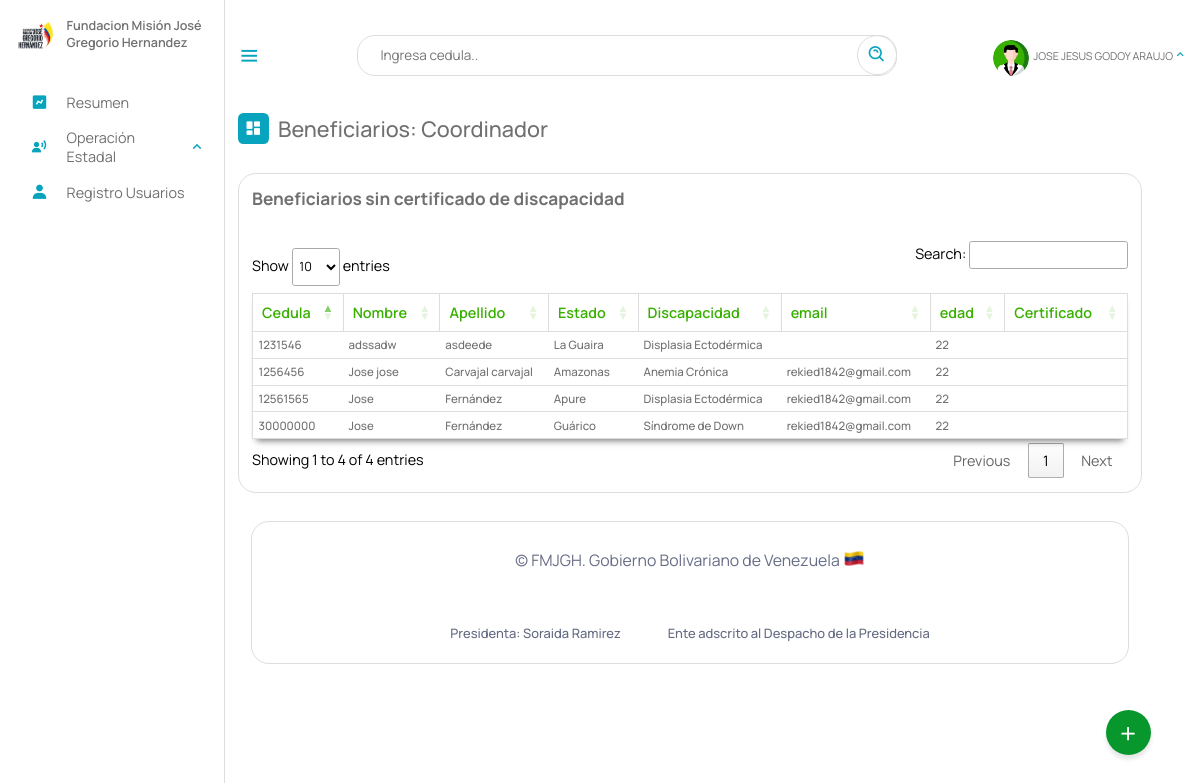
The app's page /Escritorio/sincarnet.php (signed in), older data.
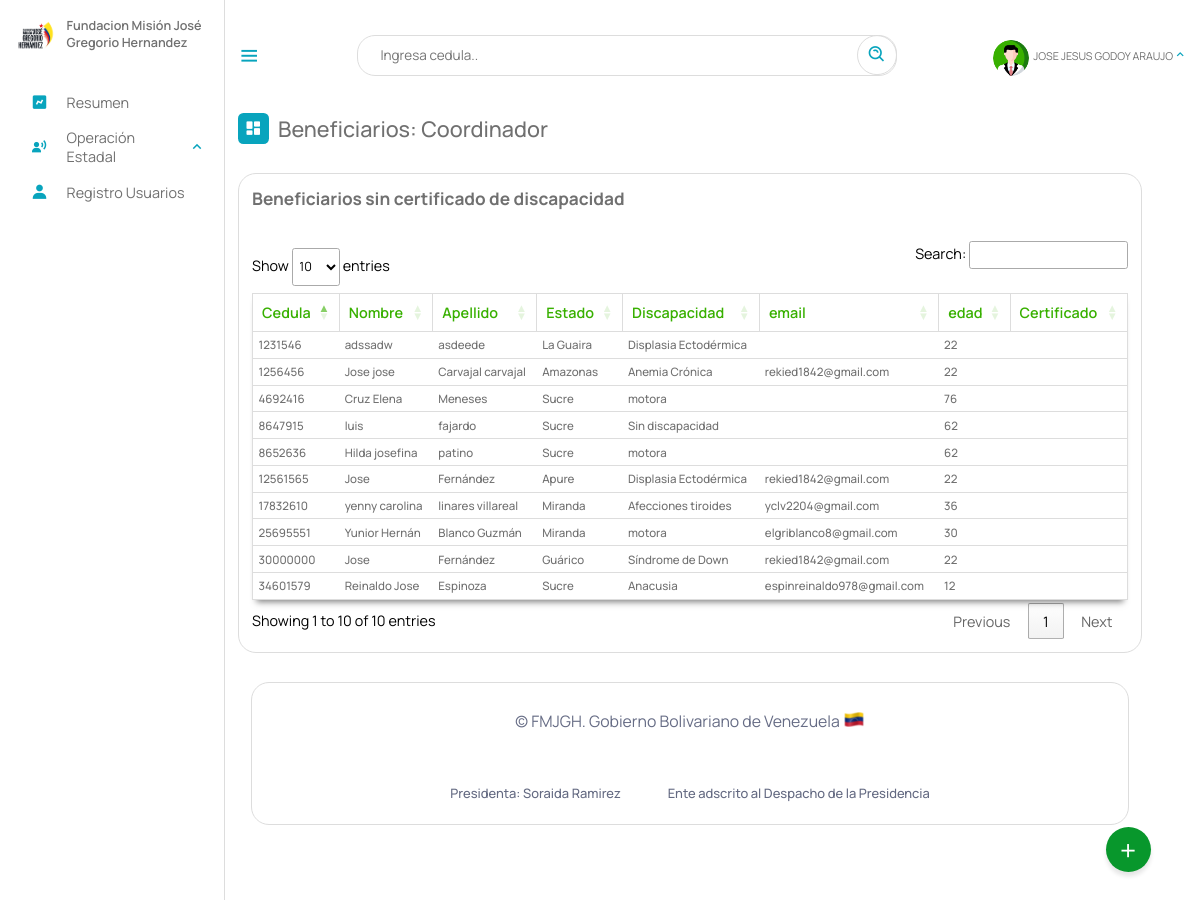
The same page, newer data.
### tables this page shows
CREATE TABLE `beneficiario` (
  `cedula` int(12) NOT NULL,
  `nombre` text NOT NULL,
  `apellido` text NOT NULL,
  `fecha_naci` date NOT NULL,
  `email` varchar(50) NOT NULL,
  `telefono` varchar(12) NOT NULL,
  `nacionalidad` char(2) NOT NULL,
  `edad` int(2) NOT NULL,
  `sexo` char(1) NOT NULL,
  `edo_civil` text NOT NULL,
  `nro_hijo` int(2) DEFAULT NULL,
  `estado` varchar(10) NOT NULL,
  `municipio` varchar(20) NOT NULL,
  `parroquia` varchar(10) NOT NULL,
  `discapacidad` varchar(10) NOT NULL,
  `atencion_solicitada` varchar(10) DEFAULT NULL,
  `certificado` varchar(50) DEFAULT NULL,
  `registrado_por` text DEFAULT NULL,
  `fecha_registro` date NOT NULL,
  PRIMARY KEY (`cedula`),
  KEY `estado` (`estado`),
  KEY `discapacidad` (`discapacidad`),
  KEY `atencion_solicitada` (`atencion_solicitada`),
  KEY `municipio` (`municipio`),
  KEY `parroquia` (`parroquia`),
  CONSTRAINT `beneficiario_ibfk_1` FOREIGN KEY (`estado`) REFERENCES `estados` (`id_estados`) ON DELETE CASCADE,
  CONSTRAINT `beneficiario_ibfk_2` FOREIGN KEY (`municipio`) REFERENCES `municipios` (`id_municipios`) ON DELETE CASCADE,
  CONSTRAINT `beneficiario_ibfk_3` FOREIGN KEY (`parroquia`) REFERENCES `parroquia` (`id`) ON DELETE CASCADE ON UPDATE CASCADE,
  CONSTRAINT `beneficiario_ibfk_4` FOREIGN KEY (`discapacidad`) REFERENCES `discapacid_e` (`id_e`) ON DELETE CASCADE,
  CONSTRAINT `beneficiario_ibfk_5` FOREIGN KEY (`atencion_solicitada`) REFERENCES `tipoatencion` (`id`) ON DELETE CASCADE
);

CREATE TABLE `estados` (
  `id_estados` varchar(10) NOT NULL,
  `nombre_estado` text NOT NULL,
  `codigo` varchar(255) NOT NULL,
  PRIMARY KEY (`id_estados`)
);

CREATE TABLE `discapacid_e` (
  `nombre_e` text NOT NULL,
  `id_e` varchar(10) NOT NULL,
  `general` varchar(10) NOT NULL,
  PRIMARY KEY (`id_e`),
  KEY `general` (`general`),
  CONSTRAINT `discapacid_e_ibfk_1` FOREIGN KEY (`general`) REFERENCES `discapacid` (`id_disca`) ON DELETE CASCADE
);

### php/01-discapacitados.php (called while the page is built, shortened)
<?php
include_once("ManejadorBD.php");
class Discapacitados extends ManejadorBD
{
	private $cnn;
	public function __construct($tipoConexion)
	{
		$this->cnn = parent::conectar($tipoConexion);
	}
	public function consultageneralsincarnet()
	{
		try {
			$stmt = $this->cnn->prepare("SELECT cedula, nombre, apellido, estados.nombre_estado, discapacid_e.nombre_e , telefono, edad, email, certificado FROM `beneficiario` , estados, discapacid_e WHERE certificado = ''and beneficiario.estado = estados.id_estados and beneficiario.discapacidad = discapacid_e.id_e; ");
			$stmt->setFetchMode(PDO::FETCH_ASSOC);
			$stmt->execute();
			return $stmt->fetchAll();
		} catch (PDOException $error) {
			echo "Error: ejecutando consulta SQL." . $error->getMessage();
			exit();
		}
	}
}

### php/ManejadorBD.php (called while the page is built, shortened)
<?php
	class ManejadorBD extends PDO {
		public $srv	= SRV;
		public $usr	= USR;
		public $pas	= PAS;
		public $dbn	= BDN;
		public function conectar($tipoConexion){
			try{
				switch ($tipoConexion) {
				    case 1:
				        $dsn = "mysql:host=$this->srv;dbname=$this->dbn";
				        break;
				}
				$dbh = new PDO($dsn, $this->usr, $this->pas);
    			$dbh->setAttribute(PDO::ATTR_ERRMODE, PDO::ERRMODE_EXCEPTION);
			}catch(PDOException $error){
                echo "Error al Conectar con la Base de Datos: ".$error->getMessage();
                exit();
			}
            $this->conexionBD = $dbh;
			return $this->conexionBD;
		}
	}
?>

### Escritorio/sincarnet.php (the view, shortened to what this page needs)
<?php
include_once("partearriba.php");
?>
<link rel="stylesheet" type="text/css" href="https://cdn.datatables.net/1.11.3/css/jquery.dataTables.min.css">
<div class="dash-contenido">
    <div class="overview">
        <div class="titulo">
            <i class='bx bxs-dashboard'> </i>
            <span class="link-name">Beneficiarios: <?php echo $rol ?></span>
        </div>
    </div>
    <div class="tabla-atencion">
            <h2>Beneficiarios sin certificado de discapacidad</h2>
<br>
            <table>
                <thead>
                    <tr>
                        <th>Cedula</th>
                        <th>Nombre</th>
                        <th>Apellido</th>
                        <th>Estado</th>
                        <th>Discapacidad</th>
                        <th>email</th>
                        <th>edad</th>
                        <th>Certificado</th>
                    </tr>
                </thead>
                <tbody id="scr">
                    <?php
                        include_once("../php/01-discapacitados.php");
                        $aten = new Discapacitados (1);
                        $consulta = $aten->consultageneralsincarnet();
                        if ($consulta){
                        foreach($consulta as $registros){
                     ?>
                    <tr>
                        <td><?php echo $registros["cedula"] ?></td>
                        <td><?php echo $registros["nombre"] ?></td>
                        <td><?php echo $registros["apellido"] ?></td>
                        <td><?php echo $registros["nombre_estado"] ?></td>
                        <td><?php echo $registros["nombre_e"] ?></td>
                        <td><?php echo $registros["email"] ?></td>
                        <td><?php echo $registros["edad"] ?></td>
                        <td><?php echo $registros["certificado"] ?></td>
                    </tr>
                    <?php
                    }
                        }
                    ?>
                </tbody>
            </table>
        </div>
<?php
 include_once("parteabajo.php");
?>

### Escritorio/partearriba.php (shortened to what this page needs)
<!DOCTYPE html>
<html lang="es">
<head>
    <link rel="stylesheet" href="estilo.css">
    <link rel="stylesheet" href="dash.css">
    <link rel="stylesheet" href="02-buttons/01-buttons.css">
    <link href='https://unpkg.com/boxicons@2.1.4/css/boxicons.min.css' rel='stylesheet'>
<link rel="stylesheet" href="https://cdnjs.cloudflare.com/ajax/libs/font-awesome/6.5.2/css/all.min.css" />
</head>
<body>
    <?php
    if (isset($_SESSION['cedula'])) {
        $NombreUsuarioActivo = $_SESSION['nombre'];
        $rol = $_SESSION["rol"];
        $gerencia = $_SESSION['gerencia'];
    }
    switch ($rol) {
        case "2coor":
            $rol = "Coordinador";
            break;
    }
    ?>
    <nav class="sidebar">
        <header>
            <div class="image-text">
                <span class="image">
                    <img src="logo3.png" alt="logo">
                </span>
                <div class="text header-text">
                    <span class="name">Fundacion Misión José Gregorio Hernandez</span>
                </div>
            </div>
        </header>
        <ul class="nav-links">
            <li>
                <a href="index.php">
                    <i class='bx bxs-chart'></i>
                    <span class="link-name">Resumen</span>
                </a>
            </li>
            <?php
            if ($gerencia == "4Gtno" || $rol == "Superusuario" ) {
            ?>
                <li>
                    <div class="ioncn-link">
                        <a>
                            <i class='bx bxs-user-voice'></i>
                            <span class="link-name">Operación Estadal</span>
                        </a>
                        <i class='bx bx-chevron-up'></i>
                    </div>
                </li>
            <?php
            }
            ?>
            <?php
            if ($rol == "Administrador" || $rol == "Superusuario" || $rol=="Coordinador") {
            ?>
                <li>
                    <a href="03-registro.php">
                        <i class='bx bxs-user'></i>
                        <span class="link-name">Registro Usuarios</span>
                    </a>
                </li>
            <?php
            }
            ?>
        </ul>
    </nav>
    <main class="menu-dash">
        <div class="top">
            <i class='bx bx-menu sidebar-toggle'></i>
            <div class="busqueda">
                <input type="text" id="input_search" placeholder="Ingresa cedula..">
                <a href="#" class="search" id="search"><i class='bx bx-search-alt bx-rotate-90'></i></a>
            </div>
            <li>
                <div class="ioncn-link">
                    <a><?php
                            if($_SESSION["profile_photo"]){
                                $ruta = "fotos_perfil/". $_SESSION["profile_photo"];
                            }else{
                                $ruta = "profile.png";
                            }
                        ?>
                        <div class="img-profi">
                             <img src="<?php echo $ruta ?>" alt="">
                        </div>
                        <span class="link_name" id="user_active"><?php echo $NombreUsuarioActivo ?></span>
                    </a>
                    <i class='bx bx-chevron-up'></i>
                </div>
            </li>
        </div>
        <div class="action">
            <span class="abrir" onclick="actionToggle()">+</span>
        </div>

### Escritorio/parteabajo.php (shortened to what this page needs)
<div class="footer__info container">
    <span class="footer_copy">
        &#169; FMJGH. Gobierno Bolivariano de Venezuela <img src="ve.png">
    </span>
    <br><br>
    <div class="footer__privacy">
        <a>Presidenta: Soraida Ramirez</a>
        <a>Ente adscrito al Despacho de la Presidencia</a>
    </div>
</div>
</div>
</main>
</body>
</html>

### Escritorio/estilo.css (style rules this page uses)
* { font-family: 'Manrope', sans-serif; margin: 0; padding: 0; box-sizing: border-box; scroll-behavior: smooth; }
:root { --body-color: ; --tran-03:all 0.2 ease ; --tran-03:all 0.3s ease ; --tran-03:all 0.4s ease ; --tran-03:all 0.5s ease ; }
body { height: 100vh; background-color: #fff; }
.sidebar .text { font-size: 14px; font-weight: 500; color: #707070; }
.sidebar .image { min-width: 60px; display: flex; align-items: center; }
.sidebar { position: fixed; top: 0; left: 0; height: 100%; width: 250px; padding: 20px 0px 0px 14px ; background-color: #fff; transition: 0.3s; border-right: 1px solid #ddd; }
.sidebar header { position: relative; }
.sidebar .image-text img { width: 50px; border-radius: 6px; }
.sidebar header .image-text { display: flex; align-items: center; }
header .image-text .header-text { display: flex; flex-direction: column; transition: 0.3; }
.header-text .name { font-weight: 600; text-align: left; margin-top: -2px; }
.sidebar .nav-links { background-color: rgb(255, 255, 255); height: 100%; padding-top: 30px; }
.sidebar .nav-links li { position: relative; list-style: none; transition: all 0.4s ease; }
.sidebar .nav-links li .ioncn-link { display: flex; align-items: left; justify-content: space-between; }
.bx-chevron-up { transition: transform .3s; }
.sidebar .nav-links li i { height: 50px; min-width: 60px; text-align: center; line-height: 50px; color:#08A4BD ; font-size: 20px; }
.sidebar .nav-links li a { text-decoration: none; display: flex; align-items: center; justify-content: left; }
.sidebar .nav-links li a .link-name { font-size: 16px; font-weight: 400; color: #707070; transition: 0.3s ease; }
.menu-dash { position: relative; left: 250px; background-color: #fff; height: 100vh; width: calc(100% - 300px); padding: 10px 14px; transition: 0.3s; }
.menu-dash .top { display: flex; position: fixed; top: 0px; left: 250px; align-items: center; justify-content: space-between; width: calc(100% - 250px); backdrop-filter: blur(15px); padding: 10px 14px; transition: 0.3; height: 123px; z-index: 500; }
.menu-dash .top .sidebar-toggle { font-size: 26px; cursor: pointer; color: #08A4BD; }
.menu-dash .top .busqueda { position: relative; height: 45px; max-width: 600px; width: 100%; margin: 0 30px; }
.top .busqueda input { height: 100%; width: 100%; position: absolute; border: 1px solid #ddd; padding: 0 50px 0 25px; outline: none; font-size: 15px; border-radius: 20px; }
.top .busqueda i { position: absolute; right: 0px; font-size: 22px; z-index: 10; top: 50%; transform: translateY(-50%); color: #08A4BD; padding: 10px; border: 1px solid #ddd; border-radius: 50px; }
.top img { width: 40px; border-radius: 100%; margin-top: 10px; height: 40px; object-fit: cover; }
.menu-dash .top .link_name { font-size: 12px; }
.menu-dash .top i { color: #08A4BD; }
.menu-dash .dash-contenido { padding-top: 45px; }
.menu-dash .titulo { display: flex; align-items: center; margin: 70px 0 30px 0; }
.menu-dash .titulo i { position: relative; height: 35px; width: 35px; background-color: #08A4BD; border-radius: 6px; color: #fff; display: flex; align-items: center; justify-content: center; font-size: 20px; }
.menu-dash .titulo .link-name { font-size: 24PX; font-weight: 500; color: #707070; margin-left: 10px; }
.menu-dash .top li { list-style: none; }
.menu-dash .top li .ioncn-link { display: flex; justify-content: space-between; align-items: center; }
.menu-dash .top li .ioncn-link a { text-decoration: none; display: flex; align-items: center; justify-content: center; gap: 5px; flex-wrap: nowrap; position: relative; color: #707070; }
.container { background-color: #fff; border: 1px solid #ddd; max-width: 100%; border-radius: 20px; padding: 30px; margin: 0 15px; }
.action { position: fixed; bottom: 50px; right: 55px; width: 50px; height: 50px; background: #08972c; border-radius: 50%; cursor: pointer; box-shadow: 0 5px 5px rgba(0,0,0,0.1); z-index: 50; }
.action span { position: relative; width: 100%; height: 100%; display: flex; justify-content: center; align-items: center; color: #fff; font-size: 2em; transition: 0.3s ease-in-out; }
table { width: 100%; }

### Escritorio/02-buttons/01-buttons.css (style rules this page uses)
body { margin: 0; padding: 0; }

Row changes from the older to the newer data that the page shows:
added beneficiario: cedula "4692416", nombre "Cruz Elena", apellido "Meneses", estado.nombre_estado "Sucre", discapacidad.nombre_e "motora", edad "76"
added beneficiario: cedula "8647915", nombre "luis", apellido "fajardo", estado.nombre_estado "Sucre", discapacidad.nombre_e "Sin discapacidad", edad "62"
added beneficiario: cedula "8652636", nombre "Hilda josefina", apellido "patino", estado.nombre_estado "Sucre", discapacidad.nombre_e "motora", edad "62"
added beneficiario: cedula "17832610", nombre "yenny carolina", apellido "linares villareal", estado.nombre_estado "Miranda", discapacidad.nombre_e "Afecciones tiroides", email "yclv2204@gmail.com", edad "36"
added beneficiario: cedula "25695551", nombre "Yunior Hernán", apellido "Blanco Guzmán", estado.nombre_estado "Miranda", discapacidad.nombre_e "motora", email "elgriblanco8@gmail.com", edad "30"
added beneficiario: cedula "34601579", nombre "Reinaldo Jose", apellido "Espinoza", estado.nombre_estado "Sucre", discapacidad.nombre_e "Anacusia", email "espinreinaldo978@gmail.com", edad "12"
Text that changed along with them:
text written by a page script: "Show entries Search: Showing 1 to 4 of 4 entries Previous 1 Next" → "Show entries Search: Showing 1 to 10 of 10 entries Previous 1 Next"
